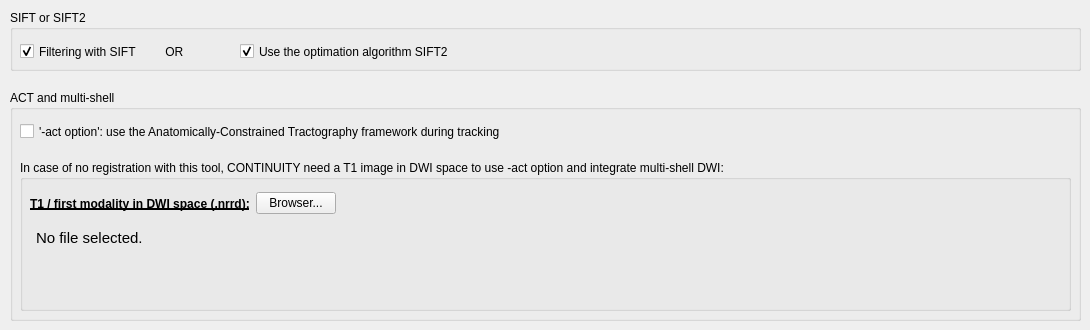
      <widget class="QWidget" name="tab_24">
       <attribute name="title">
        <string>MRtrix</string>
       </attribute>
       <widget class="QGroupBox" name="groupBox_12">
        <property name="geometry">
         <rect>
          <x>10</x>
          <y>90</y>
          <width>1071</width>
          <height>231</height>
         </rect>
        </property>
        <property name="title">
         <string>ACT and multi-shell</string>
        </property>
        <widget class="QCheckBox" name="act_checkBox">
         <property name="geometry">
          <rect>
           <x>10</x>
           <y>30</y>
           <width>711</width>
           <height>23</height>
          </rect>
         </property>
         <property name="text">
          <string>'-act option': use the Anatomically-Constrained Tractography framework during tracking</string>
         </property>
        </widget>
        <widget class="QGroupBox" name="groupBox_23">
         <property name="geometry">
          <rect>
           <x>10</x>
           <y>70</y>
           <width>1051</width>
           <height>151</height>
          </rect>
         </property>
         <property name="title">
          <string>In case of no registration with this tool, CONTINUITY need a T1 image in DWI space to use -act option and integrate multi-shell DWI: </string>
         </property>
         <widget class="QTextEdit" name="act_option_T1_DATA_textEdit">
          <property name="geometry">
           <rect>
            <x>11</x>
            <y>64</y>
            <width>1031</width>
            <height>71</height>
           </rect>
          </property>
          <property name="styleSheet">
           <string notr="true">QTextEdit {
	background-color : transparent
}</string>
          </property>
          <property name="readOnly">
           <bool>true</bool>
          </property>
          <property name="html">
           <string>&lt;!DOCTYPE HTML PUBLIC &quot;-//W3C//DTD HTML 4.0//EN&quot; &quot;http://www.w3.org/TR/REC-html40/strict.dtd&quot;&gt;
&lt;html&gt;&lt;head&gt;&lt;meta name=&quot;qrichtext&quot; content=&quot;1&quot; /&gt;&lt;style type=&quot;text/css&quot;&gt;
p, li { white-space: pre-wrap; }
&lt;/style&gt;&lt;/head&gt;&lt;body style=&quot; font-family:'Ubuntu'; font-size:11pt; font-weight:400; font-style:normal;&quot;&gt;
&lt;p style=&quot; margin-top:0px; margin-bottom:0px; margin-left:0px; margin-right:0px; -qt-block-indent:0; text-indent:0px;&quot;&gt;No file selected.&lt;/p&gt;&lt;/body&gt;&lt;/html&gt;</string>
          </property>
         </widget>
         <widget class="QWidget" name="layoutWidget_5">
          <property name="geometry">
           <rect>
            <x>10</x>
            <y>30</y>
            <width>370</width>
            <height>27</height>
           </rect>
          </property>
          <layout class="QHBoxLayout" name="horizontalLayout_45">
           <item>
            <widget class="QLabel" name="label_78">
             <property name="font">
              <font>
               <weight>75</weight>
               <bold>true</bold>
               <underline>true</underline>
              </font>
             </property>
             <property name="text">
              <string>T1 / first modality in DWI space (.nrrd):</string>
             </property>
            </widget>
           </item>
           <item>
            <widget class="QPushButton" name="act_option_T1_DATA_pushButton">
             <property name="text">
              <string>Browser...</string>
             </property>
            </widget>
           </item>
           <item>
            <spacer name="horizontalSpacer_47">
             <property name="orientation">
              <enum>Qt::Horizontal</enum>
             </property>
             <property name="sizeHint" stdset="0">
              <size>
               <width>40</width>
               <height>20</height>
              </size>
             </property>
            </spacer>
           </item>
          </layout>
         </widget>
        </widget>
       </widget>
       <widget class="QGroupBox" name="groupBox_5">
        <property name="geometry">
         <rect>
          <x>10</x>
          <y>10</y>
          <width>1071</width>
          <height>61</height>
         </rect>
        </property>
        <property name="title">
         <string>SIFT or SIFT2 </string>
        </property>
        <widget class="QCheckBox" name="optimisation_with_tcksift2_checkBox">
         <property name="geometry">
          <rect>
           <x>230</x>
           <y>30</y>
           <width>291</width>
           <height>23</height>
          </rect>
         </property>
         <property name="text">
          <string>Use the optimation algorithm SIFT2</string>
         </property>
         <property name="checked">
          <bool>true</bool>
         </property>
        </widget>
        <widget class="QCheckBox" name="filtering_with_tcksift_checkBox">
         <property name="geometry">
          <rect>
           <x>10</x>
           <y>30</y>
           <width>211</width>
           <height>23</height>
          </rect>
         </property>
         <property name="text">
          <string>Filtering with SIFT         OR </string>
         </property>
         <property name="checked">
          <bool>true</bool>
         </property>
        </widget>
       </widget>
      </widget>
